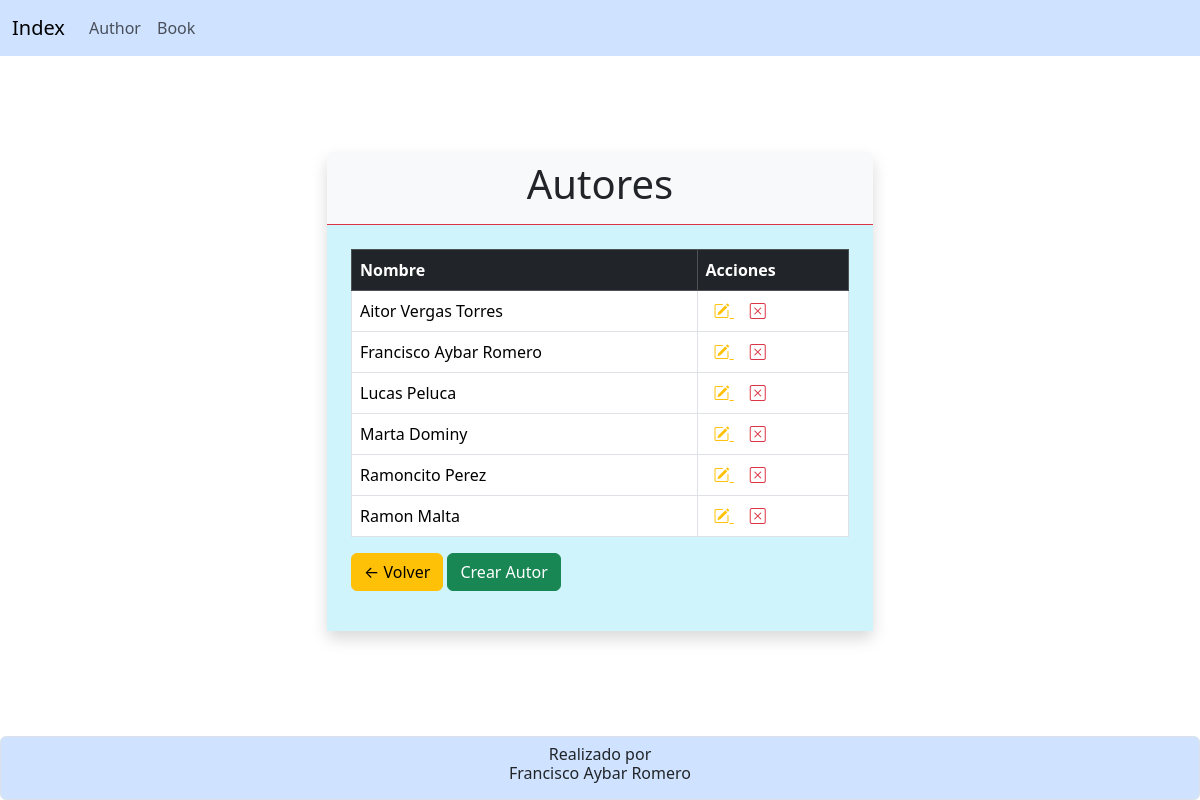
Page /author/ on the committed database.
### HolaMundo/models.py (models this page shows)
class Author (models.Model):
    name=models.CharField (
        verbose_name='Nombre', # etiqueta dentro de la tabla
        max_length= 100,
        default=''
    )
    last_name=models.CharField(
        verbose_name='Apellido',
        max_length=150,
        default=''
    )
    age=models.PositiveSmallIntegerField (
        verbose_name='Edad',
        max_length=3
    )
    mail=models.EmailField(
        verbose_name='Mail',
        max_length=150,
        default=''
    )
    telefono=models.CharField(
        verbose_name='Telefono',
        max_length=10,
        default=''
    )
    def __str__(self):
        return f'{self.name} {self.last_name}'

### HolaMundo/views.py (the view)
# urls.py: path('author/', views.author),
def author (request):
    author = Author.objects.all()
    return render(request,'author.html',{'authors': author})

### HolaMundo/templates/author.html (shortened to what this page needs)
{%extends 'index.html'%}
{%block content%}
<div class="container my-5">
    <div class="row justify-content-center">
        <div class="col-12 col-md-8 col-lg-6">
            <section class="bg-light rounded shadow my-5">
                <div class="text-center py-2 border-bottom border-danger">
                    <h1>Autores</h1>
                </div>
                <article class="bg-info-subtle p-4">
                    <table class="table table-bordered">
                        <tr class="table-dark">
                            <th>Nombre</th>
                            <th>Acciones</th>
                        </tr>
                        {% for aut in authors %}
                        <tr>
                            <td>{{ aut }}</td>
                            <td>
                                <a href="/author_update/{{aut.id}}" class="text-warning p-2">
                                    <i class="bi bi-pencil-square"></i>
                                </a>
                                <a href="/author_delete/{{aut.id}}" onclick="return confirm('¿Estás seguro de que deseas eliminar este autor?');" class="text-danger p-2">
                                    <i class="bi bi-x-square"></i>
                                </a>
                            </td>
                        </tr>
                        {% endfor %}
                    </table>
                    <div class="my-3">
                        <a href="/index/" class="btn btn-warning">
                            ← Volver
                        </a>
                        <a href="/author_create/" class="btn btn-success">
                            Crear Autor
                        </a>
                    </div>
                </article>
            </section>
        </div>
    </div>
</div>
{%endblock content%}

### rows in the picture
Author: name+last_name "Aitor Vergas Torres"
Author: name+last_name "Francisco Aybar Romero"
Author: name+last_name "Lucas Peluca"
Author: name+last_name "Marta Dominy"
Author: name+last_name "Ramoncito Perez"
Author: name+last_name "Ramon Malta"
